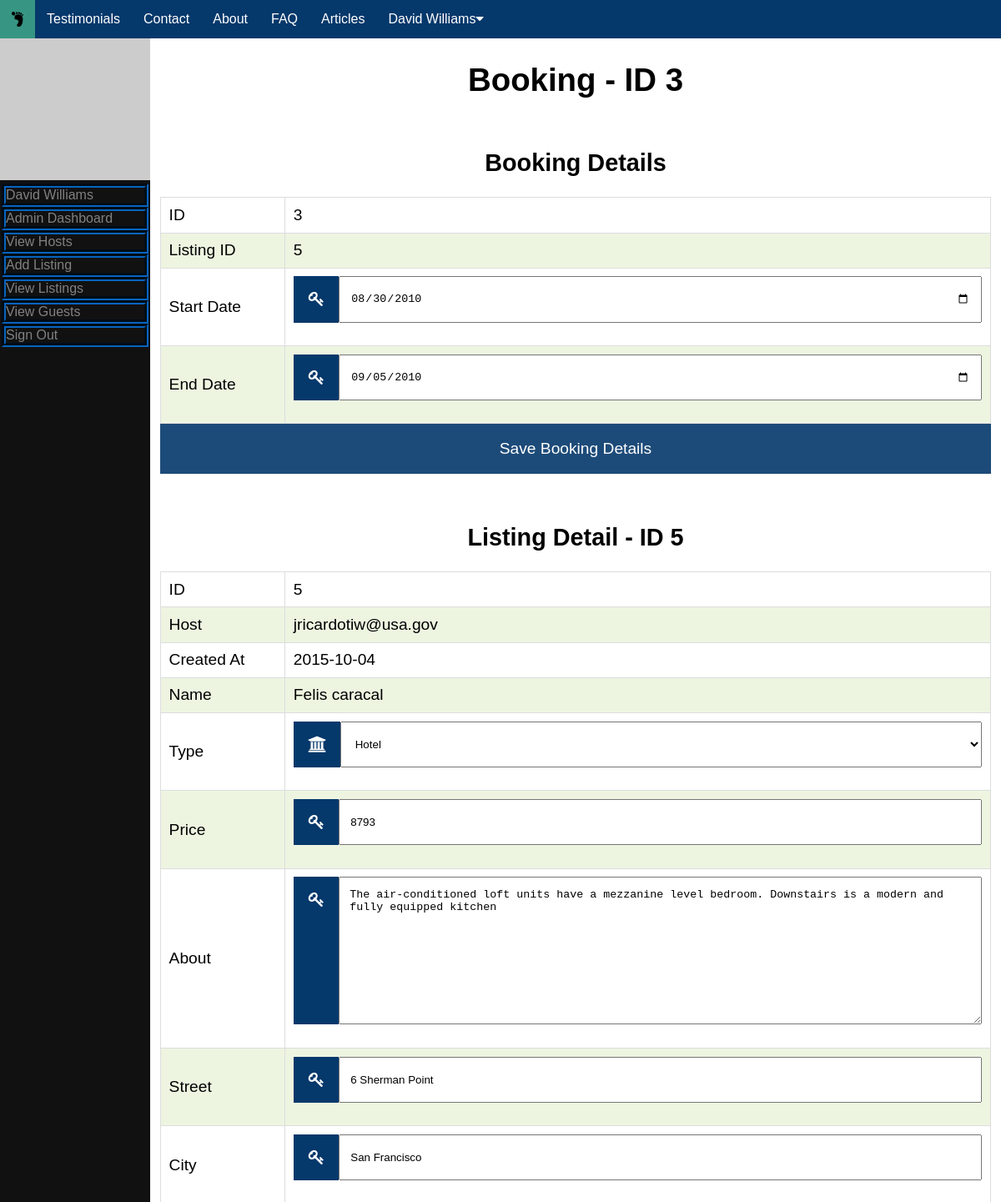
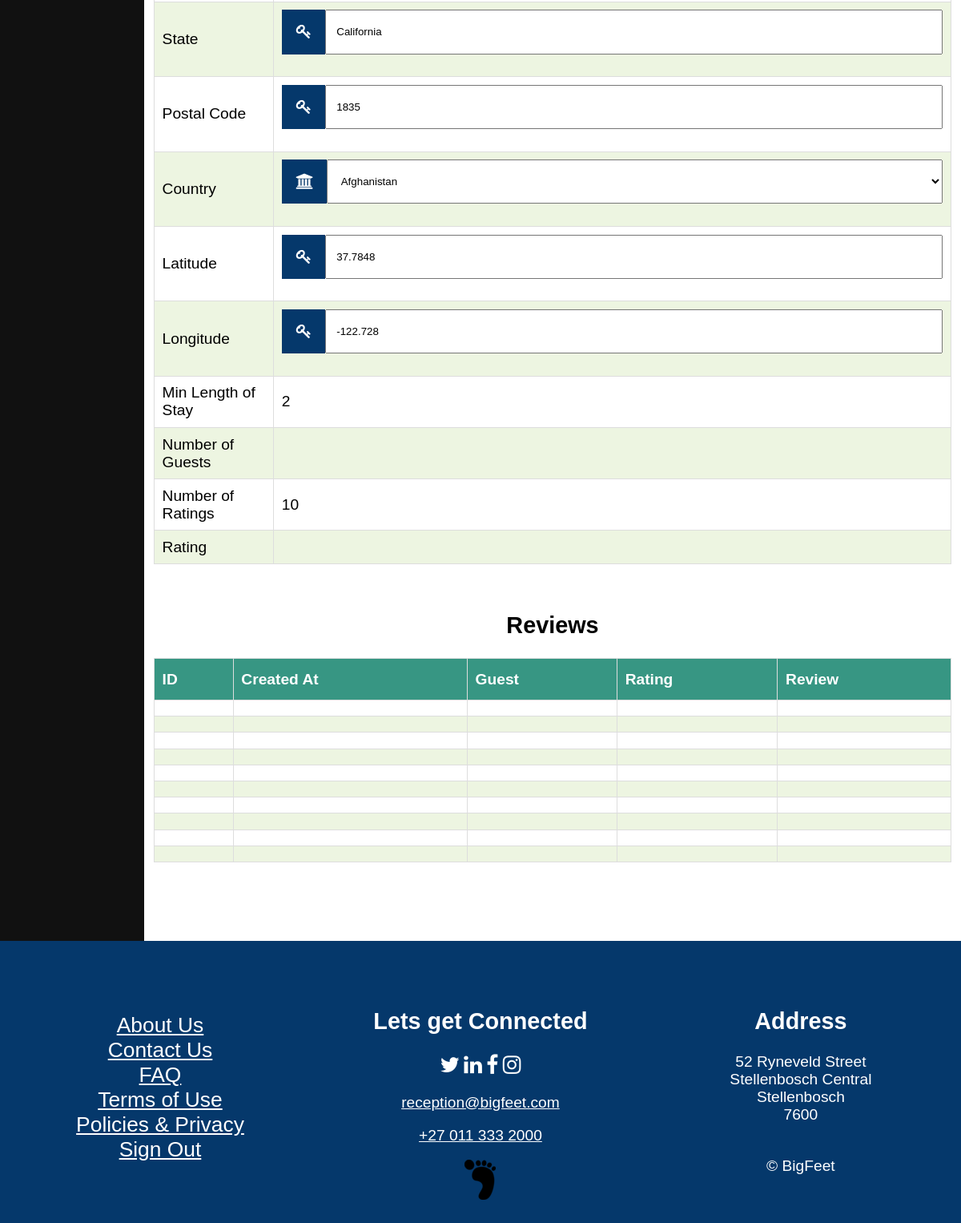
Page /admin/booking.php?id=3 (signed in) on the committed database (2 pictures, top to bottom).
### tables this page shows
CREATE TABLE `Bookings` (
  `ID` int(11) NOT NULL,
  `User` varchar(40) DEFAULT NULL,
  `Listing` int(11) DEFAULT NULL,
  `Start_Date` date NOT NULL,
  `End_Date` date NOT NULL
);

CREATE TABLE `Listings` (
  `ID` int(11) NOT NULL,
  `Created_At` date NOT NULL,
  `Host` varchar(100) NOT NULL,
  `Name` varchar(100) NOT NULL,
  `Type` varchar(20) NOT NULL,
  `Pictures` varchar(400) DEFAULT NULL,
  `Price` int(11) NOT NULL,
  `Amenities` int(15) DEFAULT NULL,
  `About` varchar(255) DEFAULT NULL,
  `Street` varchar(100) NOT NULL,
  `State` varchar(100) NOT NULL,
  `City` varchar(100) NOT NULL,
  `Postal` varchar(50) NOT NULL,
  `Nationality` varchar(65) NOT NULL,
  `Latitude` float NOT NULL,
  `Longitude` float NOT NULL,
  `Available` tinyint(1) NOT NULL,
  `MinLength` int(11) DEFAULT NULL,
  `NumOfGuests` varchar(10) NOT NULL,
  `NumOfRatings` int(6) NOT NULL DEFAULT '0',
  `Rating` int(10) NOT NULL
);

### database/db.php (called while the page is built, shortened)
<?php
include __ROOT__ . '/database/classes/Booking.php';
class db
{
    public $dbh;
    public function __construct() {
        try {
            $this->dbh = new PDO('mysql:host=localhost;dbname=BigfeetDB', 'admin', 'GdIqnPv6j7wZ');
            $this->dbh->setAttribute(PDO::ATTR_ERRMODE, PDO::ERRMODE_EXCEPTION);
        } catch (PDOException $x) {
            $this->dbh = null;
            $this->message = $x->getMessage();
        }
    }
    public function getBooking($id)
    {
        try {
            $sth = $this->dbh->prepare('SELECT * FROM Bookings WHERE ID = :id');
            $sth->execute(array(':id' => $id));
            $sth->setFetchMode(PDO::FETCH_CLASS, 'Booking');
            $row = $sth->fetch();
        } catch (PDOException $x) {
            $this->message = $x->getMessage();
            return null;
        }
        return $row;
    }
    public function getListing($id)
    {
        try {
            $sth = $this->dbh->prepare('SELECT * FROM Listings WHERE ID = :id');
            $sth->execute(array(':id' => $id));
            $sth->setFetchMode(PDO::FETCH_CLASS, 'Listing');
            $row = $sth->fetch();
        } catch (PDOException $x) {
            $this->message = $x->getMessage();
            return null;
        }
        return $row;
    }
}

### admin/booking.php (the view, shortened to what this page needs)
<?php
include '../partials/sidebar.php';
$db = new db();
$booking = $db->getBooking($_GET['id']);
$listing = $db->getListing($booking->Listing);
?>
<div class="main" style="padding-bottom: 450px;">
    <h1 class="header-text">Booking - ID <?php echo $_GET['id']; ?></h1>
    <h2>Booking Details</h2>
    <form method="post" action="/database/DBClient.php">
        <table>
            <tbody>
            <tr>
                <td class="head">ID</td>
                <td><?php echo $booking->ID; ?></td>
            </tr>
            <tr>
                <td class="head">Listing ID</td>
                <td><?php echo $booking->Listing; ?></td>
            </tr>
            <tr>
                <td class="head">Start Date</td>
                <td>
                    <div class="input-container" style="max-width: 100%;">
                        <i class="fa fa-key icon"></i>
                        <input class="input-field" type="date" value="<?php echo $booking->Start_Date; ?>">
                    </div>
                </td>
            </tr>
            <tr>
                <td class="head">End Date</td>
                <td>
                    <div class="input-container" style="max-width: 100%;">
                        <i class="fa fa-key icon"></i>
                        <input class="input-field" type="date" value="<?php echo $booking->End_Date; ?>">
                    </div>
                </td>
            </tr>
            </tbody>
        </table>
        <button class="btn index-container" value="Save Booking Details" type="submit">Save Booking Details</button>
    </form>
    <form action="/database/DBClient.php" method="post">
    <h2>Listing Detail - ID <?php echo $booking->Listing; ?></h2>
    <table>
        <tbody>
        <tr>
            <td class="head">ID</td>
            <td><?php echo $listing->ID; ?></td>
        </tr>
        <tr>
            <td class="head">Host</td>
            <td><?php echo $listing->Host; ?></td>
        </tr>
        <tr>
            <td class="head">Created At</td>
            <td><?php echo $listing->Created_At; ?></td>
        </tr>
        <tr>
            <td class="head">Name</td>
            <td><?php echo $listing->Name; ?></td>
        </tr>
        <tr>
            <td class="head">Type</td>
            <td><?php include __ROOT__. '/partials/property-type.php' ?></td>
        </tr>
        <tr>
            <td class="head">Price</td>
            <td>
                <div class="input-container" style="max-width: 100%;">
                    <i class="fa fa-key icon"></i>
                    <input class="input-field" type="number" min="1" step="1" name="guests" value="<?php echo $listing->Price; ?>">
                </div>
            </td>
        </tr>
        <tr>
            <td class="head">About</td>
            <td>
                <div class="input-container" style="max-width: 100%;">
                    <i class="fa fa-key icon"></i>
                    <textarea name="about" id="" cols="30" class="input-field" rows="10"><?php echo $listing->About; ?></textarea>
                </div>
            </td>
        </tr>
        <tr>
            <td class="head">Street</td>
            <td>
                <div class="input-container" style="max-width: 100%;">
                    <i class="fa fa-key icon"></i>
                    <input class="input-field" type="text" name="street" value="<?php echo $listing->Street; ?>">
                </div>
            </td>
        </tr>
        <tr>
            <td class="head">City</td>
            <td>
                <div class="input-container" style="max-width: 100%;">
                    <i class="fa fa-key icon"></i>
                    <input class="input-field" type="text" name="city" value="<?php echo $listing->City; ?>">
                </div>
            </td>
        </tr>
        <tr>
            <td class="head">State</td>
            <td>
                <div class="input-container" style="max-width: 100%;">
                    <i class="fa fa-key icon"></i>
                    <input class="input-field" type="text" name="state" value="<?php echo $listing->State; ?>">
                </div>
            </td>
        </tr>
        <tr>
            <td class="head">Postal Code</td>
            <td>
                <div class="input-container" style="max-width: 100%;">
                    <i class="fa fa-key icon"></i>
                    <input class="input-field" type="text" name="postal" value="<?php echo $listing->Postal; ?>">
                </div>
            </td>
        </tr>
        <tr>
            <td class="head">Country</td>
            <td><?php include __ROOT__. '/partials/property-nationality.php' ?></td>
        </tr>
        <tr>
            <td class="head">Latitude</td>
            <td>
                <div class="input-container" style="max-width: 100%;">
                    <i class="fa fa-key icon"></i>
                    <input class="input-field" type="text" name="latitude" value="<?php echo $listing->Latitude; ?>">
                </div>
            </td>
        </tr>
        <tr>
            <td class="head">Longitude</td>
            <td>
                <div class="input-container" style="max-width: 100%;">
                    <i class="fa fa-key icon"></i>
                    <input class="input-field" type="text" name="longtitude" value="<?php echo $listing->Longitude; ?>">
                </div>
            </td>
        </tr>
        <tr>
            <td class="head">Min Length of Stay</td>
            <td><?php echo $listing->MinLength; ?></td>
        </tr>
        <tr>
            <td class="head">Number of Guests</td>
            <td><?php echo $listing->NumOfGuest; ?></td>
        </tr>
        <tr>
            <td class="head">Number of Ratings</td>
            <td><?php echo $listing->NumOfRatings; ?></td>
        </tr>
        <tr>
            <td class="head">Rating</td>
            <td><?php echo $listing->Ratings; ?></td>
        </tr>
        </tbody>
    </table>
    </form>
    <?php
    include '../partials/footer.php';
?>

### assets/css/header.css (style rules this page uses)
html, html:before, html:after { box-sizing: inherit; }
body { margin: 0; }
body { font-family: Arial, Helvetica, sans-serif; }

### assets/css/forms.css (style rules this page uses)
.input-container { display: flex; width: 100%; max-width: 45%; margin: auto; margin-bottom: 0.9375em; }
.icon { padding: 0.9375em; background: #05386B; color: white; min-width: 1.5625em; text-align: center; }
.input-field { width: 100%; padding: 0.9375em; outline: none; }
h1 { text-align: center; padding-top: 1.25em; }
h2 { text-align: center; padding-top: 1.25em; }
.btn { background-color: #05386B; color: white; padding: 0.9375em 1.25em; border: none; cursor: pointer; width: 100%; height: 3.125em; opacity: 0.9; max-width: 100%; font-size: 1em; text-align: center; line-height: 1.25em; }

### assets/css/signout.css (style rules this page uses)
:root { --modal-duration: 12s; --modal-color: #05386B; }

### assets/css/about-us.css (style rules this page uses)
html { box-sizing: border-box; }
h1 { text-align: center; }
*, *:before, *:after { box-sizing: inherit; }

### assets/css/faq.css (style rules this page uses)
.input-container { display: flex; width: 100%; max-width:45%; margin: auto; margin-bottom: 0.9375em; }
.btn { background-color: #05386B; color: white; padding: 0.9375em 1.25em; border: none; cursor: pointer; width: 100%; height: 3.125em; opacity: 0.9; max-width: 100%; font-size: 1em; text-align: center; line-height: 1.25em; }
h1 { text-align: center; padding-top: 1.25em; }

### assets/css/index.css (style rules this page uses)
body, html { height: 100%; }
* { box-sizing: border-box; }
.index-container { position: relative; max-width: 50em; margin: 0 auto; }
body, html { height: 100%; font-family: Arial, Helvetica, sans-serif; }

### assets/css/terms-legal.css (style rules this page uses)
html { box-sizing: border-box; }
*, *:before, *:after { box-sizing: inherit; }

### assets/css/view.css (style rules this page uses)
html { box-sizing: border-box; }
*, *:before, *:after { box-sizing: inherit; }

### assets/css/results.css (style rules this page uses)
body { background-color: #FFFFFF; }

### assets/css/sidebar.css (style rules this page uses)
.main { margin: 0; font-size: 1.2em; padding: 0 0.625em; }
@media screen and (min-width:  37.5em) { .main { width: 85%; float: right; } }

### assets/css/tables.css (style rules this page uses)
table { border-collapse: collapse; width: 100%; }
td, th { border: 0.0625em solid #ddd; padding: 0.5em; }
tr:nth-child(even) { background-color: #EDF5E1; }

### admin/booking.php (style rules this page uses)
.head { width: 15%; }

### rows in the picture
bookings: ID "3", Listing "5", Start_Date "08/30/2010", End_Date "09/05/2010"
listings: ID "5", Host "jricardotiw@usa.gov", Created_At "2015-10-04", Name "Felis caracal", guests "8793", about "The air-conditioned loft units have a mezzanine level bedroom. Downstairs is a modern and fully equipped kitchen", street "6 Sherman Point", city "San Francisco", state "California", postal "1835", latitude "37.7848", longtitude "-122.728", MinLength "2", NumOfRatings "10"

### other values in the picture
$_SESSION['user']->Name "David"
$_SESSION['user']->Surname "Williams"
$_GET['id'] "3"
